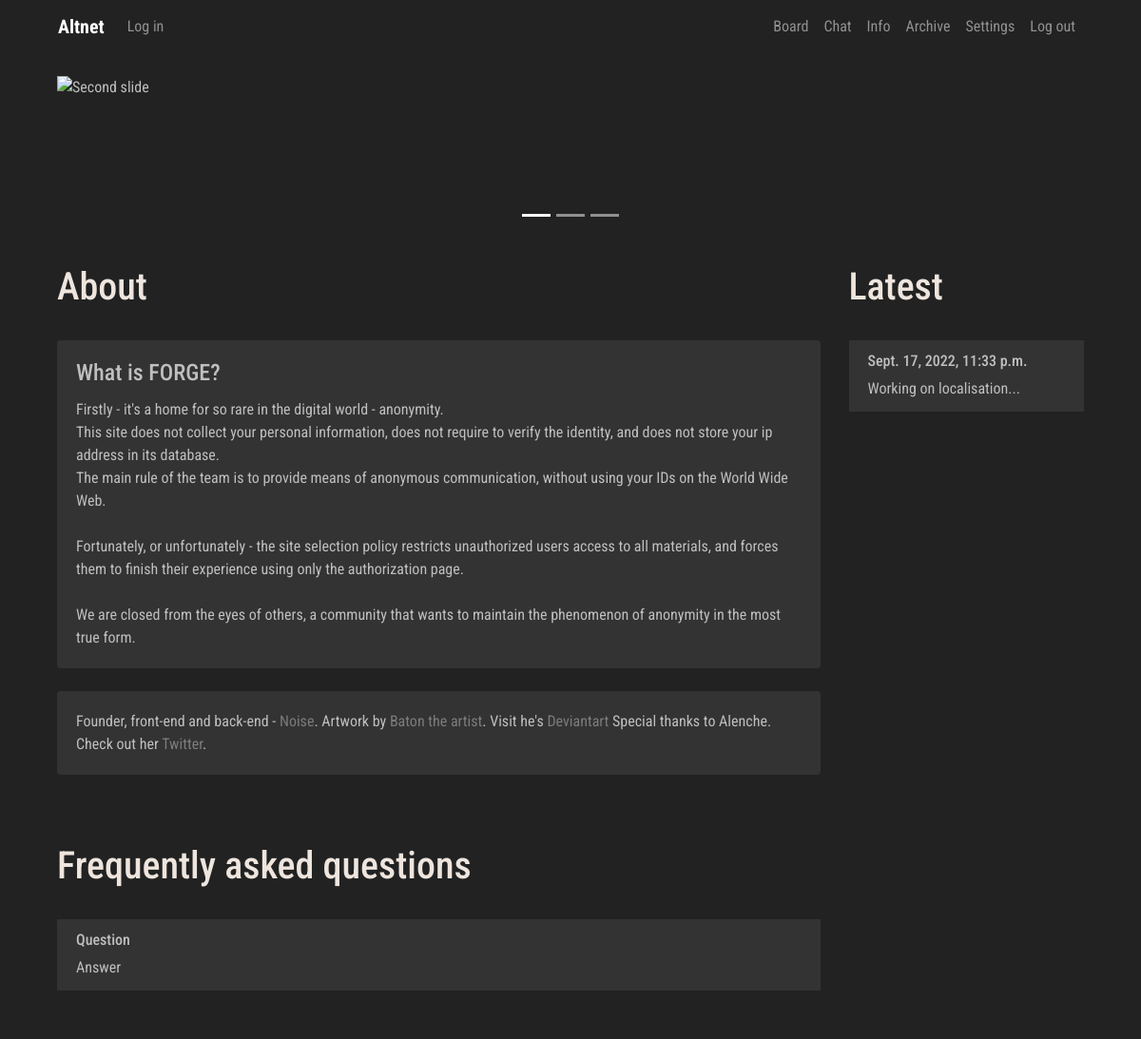
The app's page /info/ with its own data.
### manager/models.py (models this page shows, shortened)
class ChangeLog(models.Model):
    note_author = models.ForeignKey(User, on_delete=models.CASCADE)
    note_text = models.CharField('Note text', max_length=300)
    note_date = models.DateTimeField('Note date', auto_now=True)
    language_code = models.IntegerField(null=True, blank=True, default=0)

### paper/views.py (the view)
# urls.py: path('info/', views.info_view, name='info'),
def info_view(request):
    if request.user.is_authenticated:
        loc_option = Hikka.objects.get(user=request.user.id).language_code
    else:
        loc_option = 0
    logs = ChangeLog.objects.filter(language_code=loc_option).order_by('-note_date')[:10]
    loc = UI
    info = Info
    context = {
        'info': info,
        'UI': loc,
        'lang': loc_option,
        'logs': logs,
    }
    return render(request, 'info.html', context)

### board/templatetags/loc_extra.py (called while the page is built)
@register.filter
def return_item(l, i):
    try:
        return l[i]
    except:
        return None

### paper/templates/info.html (shortened to what this page needs)
{% extends 'hat.html' %}
{% block content %}
{% load loc_extra %}
<div class="row col-">
        <div class="col-sm-12 col-lg-9 col- content">
       <br>
<div class="trds">
  <main class="contentd" role="main">
  <header>
 <h1 data-text="{{ info.ABOUT|return_item:lang }}">{{ info.ABOUT|return_item:lang }}</h1></header></main></div>
<br>
<div class="card">
  <div class="card-body">  <h4 class="card-title">What is FORGE?</h4>
Firstly - it's a home for so rare in the digital world - anonymity.<br>
This site does not collect your personal information, does not require
to verify the identity, and does not store your ip address in its
database.<br>
The main rule of the team is to provide means of anonymous communication, without using your IDs on the World Wide Web.<br>
<br>
Fortunately, or unfortunately - the site selection policy restricts
unauthorized users access to all materials, and forces them to finish
their experience using only the authorization page. <br>
<br>
We are closed from the eyes of others, a community that wants to maintain the phenomenon of anonymity in the most true form.
  </div>
</div>
<br>
<div class="card">
  <div class="card-body">
    Founder, front-end and back-end - <a href="#">Noise</a>.
   Artwork by <a href="#">Baton the artist</a>. Visit he's <a href="https://rickyraebaton.deviantart.com/" target="_blank"> Deviantart </a>
   Special thanks to Alenche. Check out her <a href="https://twitter.com/UkySo" target="_blank">Twitter</a>.
  </div>
</div>
<br>
<br> <br>
 <div class="trds">
  <main class="contentd" role="main">
  <header>
 <h1 data-text="{{ info.FREQUENTLY_ASKED_QUESTIONS|return_item:lang }}">{{ info.FREQUENTLY_ASKED_QUESTIONS|return_item:lang }}</h1></header></main></div>
<br>
 <ul class="list-group">
  <li class="list-group-item"><h6>Question</h6>
  Answer</li>
  </ul>
  <br>
</div>
      <div class="col-sm-12 col-lg-3 col- left-sidebar">
      <br>
       <div class="trds">
  <main class="contentd" role="main">
  <header>
 <h1 data-text="{{ info.LATEST|return_item:lang }}">{{ info.LATEST|return_item:lang }}</h1></header></main></div> <br>
<ul class="list-group">
    {% if logs %}
    {% for log in logs %}
  <li class="list-group-item"> <h6> {{ log.note_date }} </h6>
      {{ log.note_text }}</li>
    {% endfor %}
    {% else %}
    No logs to display
    {% endif %}
</ul>
<br>
    </div>
 </div>
{% endblock %}

### static/css/master.css (style rules this page uses)
.head-block,.top-menu,.top-material,.left-sidebar,.content { background:#222222; margin-bottom:5px; }
.content { border: none; }
.card { background: #333333; border: none; }
.list-group, .list-group-item { background: #333333; border: none; }
body { font-family: 'Roboto Condensed', sans-serif; font-size: initial; }
a { color: #7c7c7c; font-size: initial; }
body { background: #222; color: #bfbfbf; }
.contentd header h1 { position:relative;color:#eee5de }
.contentd header h1:after, .contentd header h1:before { position:absolute;top:0;overflow:hidden;clip:rect(0,100vw,0,0);content:attr(data-text);background: #a9a9a9 }
.contentd header h1:before { left:-1vmin;animation:noise 7s infinite steps(3,end) alternate-reverse;color:#71fcff;text-shadow:.4vmin 0 #00f,-.2vmin 1vmin red }
.contentd header h1:after { left:1vmin;animation:noise-alt 5s infinite steps(3,end) alternate-reverse;color:#ff9eed;text-shadow:-2vmin 0 #ff0,.1vmin -1vmin #00f }
.trds { background: #none; }

### records on screen
ChangeLog: note_date "Sept. 17, 2022, 11:33 p.m.", note_text "Working on localisation..."

### other values on screen
{{ UI.LOG_IN|return_item:lang }} "Log in"
{{ UI.BOARD|return_item:lang }} "Board"
{{ UI.CHAT|return_item:lang }} "Chat"
{{ UI.INFO|return_item:lang }} "Info"
{{ UI.ARCHIVE|return_item:lang }} "Archive"
{{ UI.SETTINGS|return_item:lang }} "Settings"
{{ UI.LOG_OUT|return_item:lang }} "Log out"
{{ info.ABOUT|return_item:lang }} "About"
{{ info.FREQUENTLY_ASKED_QUESTIONS|return_item:lang }} "Frequently asked questions"
{{ info.LATEST|return_item:lang }} "Latest"
